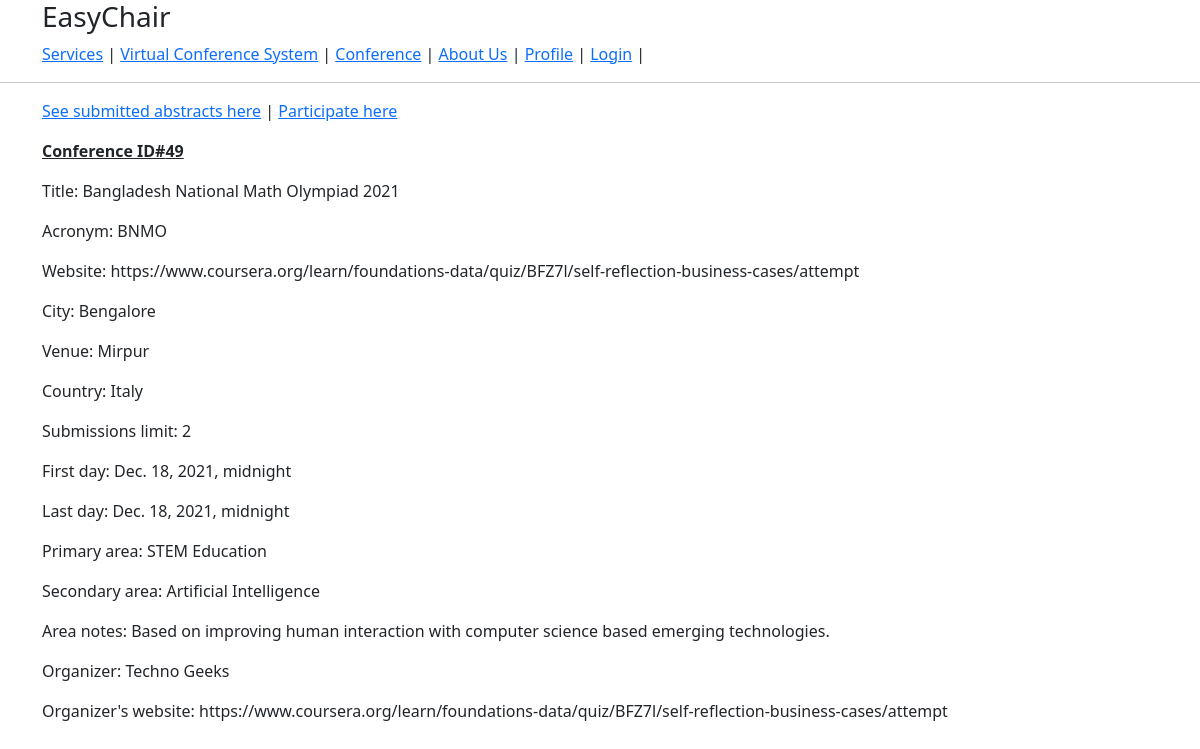
Screenshot of /conference_details/49 with the database file from the repository.
### conference/models.py (models this page shows, shortened)
class Conference(models.Model):
    Types = [
        ('Conference', 'Conference'),
        ('Journal', 'Journal'),
        ('Book', 'Book'),
    ]
    CITY = [
        ('Amsterdam','Amsterdam'), ('Bengalore','Bengalore'), ('California','California'), ('Chattogram','Chattogram'),
        ('Dhaka',''), ('Delhi','Delhi'), ('Edmonton','Edmonton'), ('Firozabad','Firozabad'), ('Greenville','Greenville'),
        ('Ho Chi Minh City','Ho Chi Minh City'), ('Ibiza','Ibiza'), ('Jessore','Jessore'), ('Kualalampur','Kualalampur'),
        ('Melbourne','Melbourne'), ('New York','New York'), ('Oslo','Oslo'),
    ]
    COUNTRY = [
        ('Australia','Australia'), ('Algeria','Algeria'), ('Bangladesh','Bangladesh'), ('Canada','Canada'),
        ('Denmark','Denmark'), ('England','England'), ('France','France'), ('Germany','Germany'),
        ('Hungary','Hungary'), ('Italy','Italy'), ('Japan','Japan'), ('Kenya','Kenya'),
        ('Luxemburg','Luxemburg'), ('Mexico','Mexico'), ('Norway','Norway'), ('Oman','Oman'),
    ]
    AREAS = [
        ('Human Computer Interaction', 'Human Computer Interaction'),
        ('Gamification','Gamification'),
        ('Emerging Technologies','Emerging Technologies'),
        ('Media','Media'),
        ('Communication Networks','Communication Networks'),
        ('Mobile Computing','Mobile Computing'),
        ('Discourse Analysis','Discourse Analysis'),
        ('STEM Education','STEM Education'),
        ('Artificial Intelligence','Artificial Intelligence'),
        ('Robotics','Robotics'),
        ('Microbiology', 'Microbiology'),
        ('Biochemistry','Biochemistry'),
        ('Mechanic Automation','Mechanic Automation'),
        ('Green Energy','Green Energy'),
        ('Environmental Science','Environmental Science'),
        ('Supply Chain System','Supply Chain System'),
        ('Business Strategy','Business Strategy'),
        ('Literature','Literature'),
        ('Art & Music','Art & Music'),
        ('World Peace & Governance','World Peace & Governance'),
    ]
    type = models.CharField(max_length=20, choices=Types)
    title = models.CharField(max_length=255)
    acronym = models.CharField(max_length=255)
    web_page = models.URLField(max_length=200)
    city = models.CharField(max_length=100, choices=CITY)
    venue = models.CharField(max_length=255)
    country = models.CharField(max_length=100, choices=COUNTRY)
    est_submissions = models.IntegerField()
    first_day = models.DateTimeField(auto_now_add=False, null=True)
    last_day = models.DateTimeField(auto_now_add=False, null=True)
    primary_area = models.CharField(max_length=255, choices=AREAS)
    secondary_area = models.CharField(max_length=250, null=True, choices=AREAS)
    area_notes = models.CharField(max_length=255)
    organizer = models.CharField(max_length=100)
    organizer_webpage = models.URLField(max_length=200)

### conference/views.py (the view)
# urls.py: path('conference_details/<str:id>', views.conferenceDetails, name='conference_details'),
def conferenceDetails(request, id):
    conference = get_object_or_404(Conference, id=id)
    context = {'conference': conference}
    return render(request, 'conference/conference_details.html', context)

### conference/templates/conference/conference_details.html (shortened to what this page needs)
<!DOCTYPE html>
<html lang="en">
<head>
</head>
<body>
    {% extends 'navbar.html' %}
    {% block content %}
    <fieldset>
        <p>
            <a href="{% url 'abstract_paper_list' conference.id %}">See submitted abstracts here</a> |
            <a href="{% url 'upload_abstract' conference.id %}">Participate here</a>
        </p>
        <p><b><u>Conference ID#{{conference.id}}</u></b></p>
        <p>Title: {{conference.title}}</p>
        <p>Acronym: {{conference.acronym}}</p>
        <p>Website: {{conference.web_page}}</p>
        <p>City: {{conference.city}}</p>
        <p>Venue: {{conference.venue}}</p>
        <p>Country: {{conference.country}}</p>
        <p>Submissions limit: {{conference.est_submissions}}</p>
        <p>First day: {{conference.first_day}}</p>
        <p>Last day: {{conference.last_day}}</p>
        <p>Primary area: {{conference.primary_area}}</p>
        <p>Secondary area: {{conference.secondary_area}}</p>
        <p>Area notes: {{conference.area_notes}}</p>
        <p>Organizer: {{conference.organizer}}</p>
        <p>Organizer's website: {{conference.organizer_webpage}}</p>
    </fieldset>
    {% endblock %}

### rows the page displays
Conference: id "49", title "Bangladesh National Math Olympiad 2021", acronym "BNMO", web_page "https://www.coursera.org/learn/foundations-data/quiz/BFZ7l/self-reflection-business-cases/attempt", city "Bengalore", venue "Mirpur", country "Italy", est_submissions "2", first_day "Dec. 18, 2021, midnight", last_day "Dec. 18, 2021, midnight", primary_area "STEM Education", secondary_area "Artificial Intelligence", area_notes "Based on improving human interaction with computer science based emerging technologies.", organizer "Techno Geeks", organizer_webpage "https://www.coursera.org/learn/foundations-data/quiz/BFZ7l/self-reflection-business-cases/attempt"
